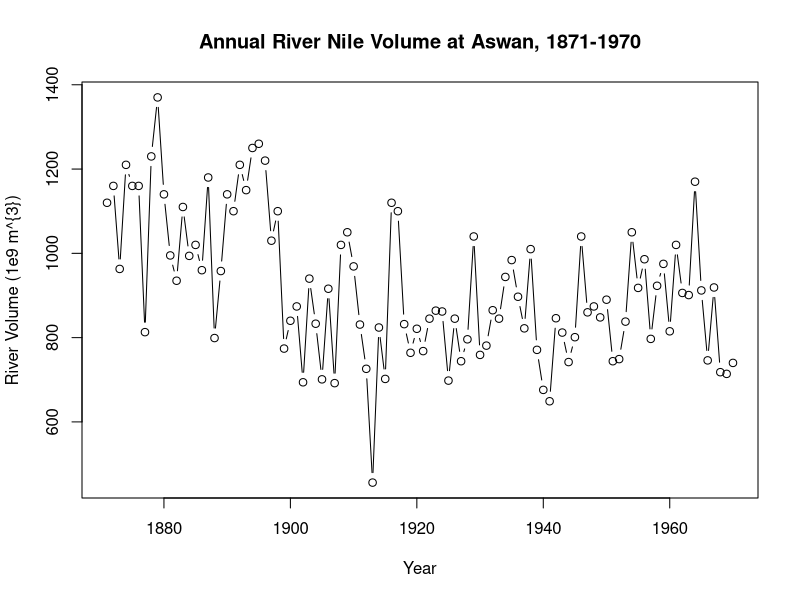
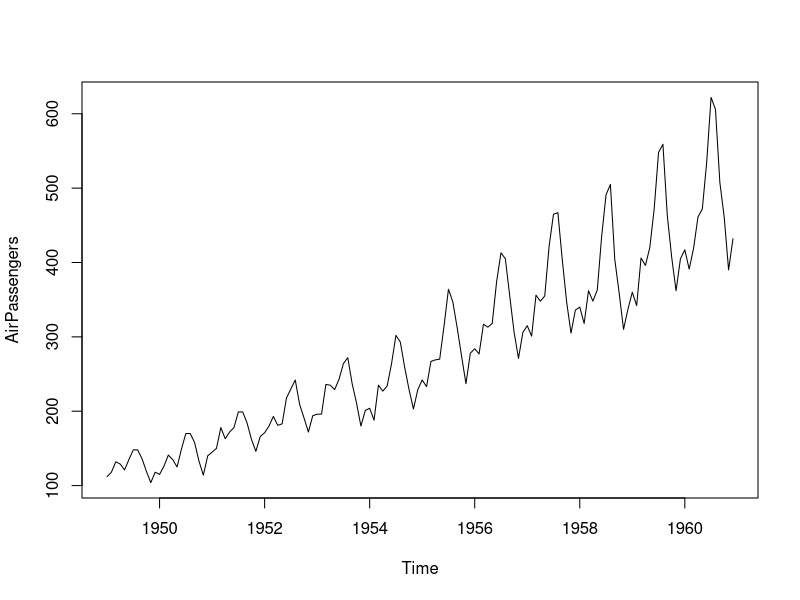
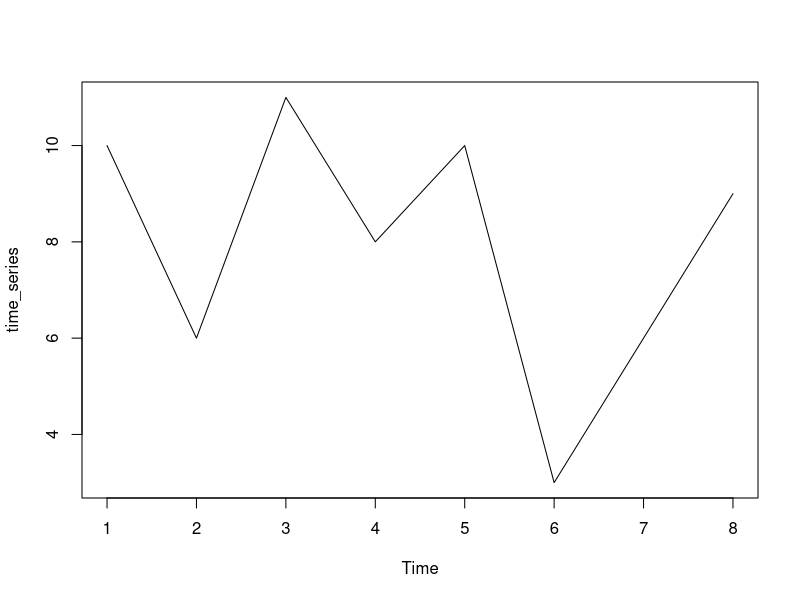
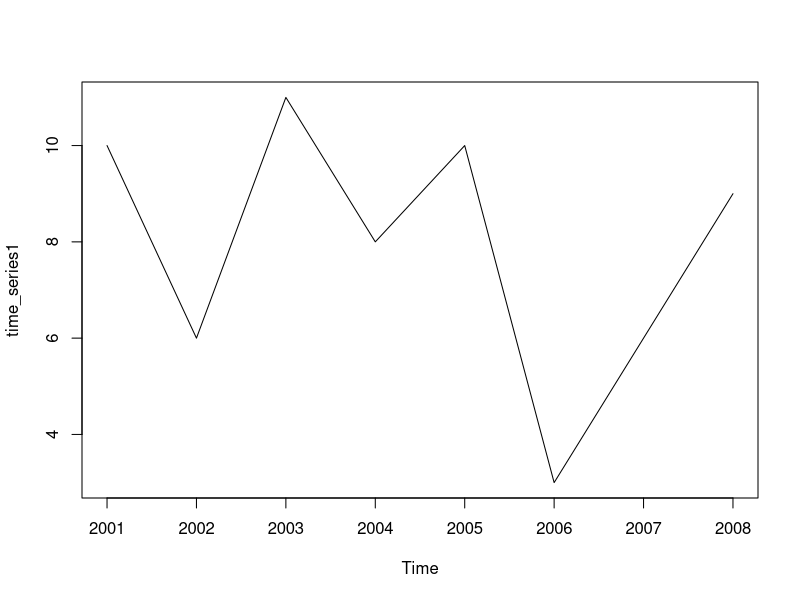
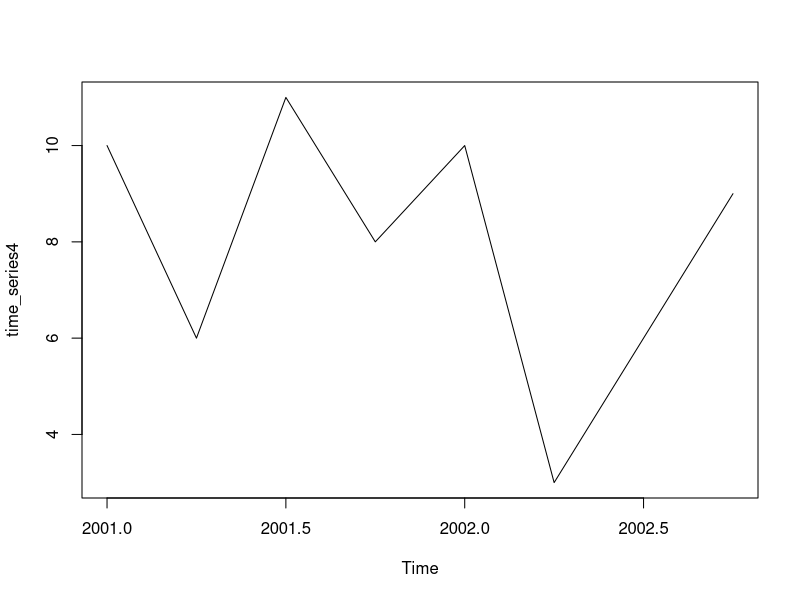
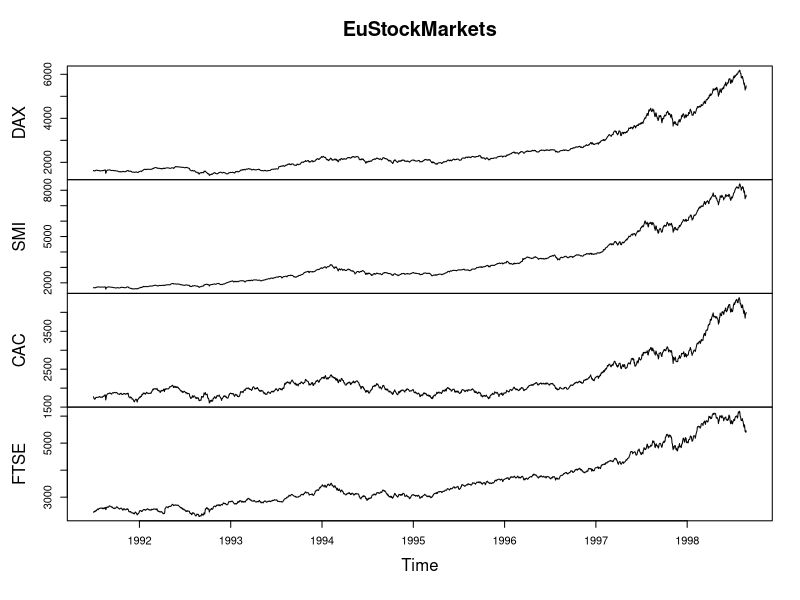
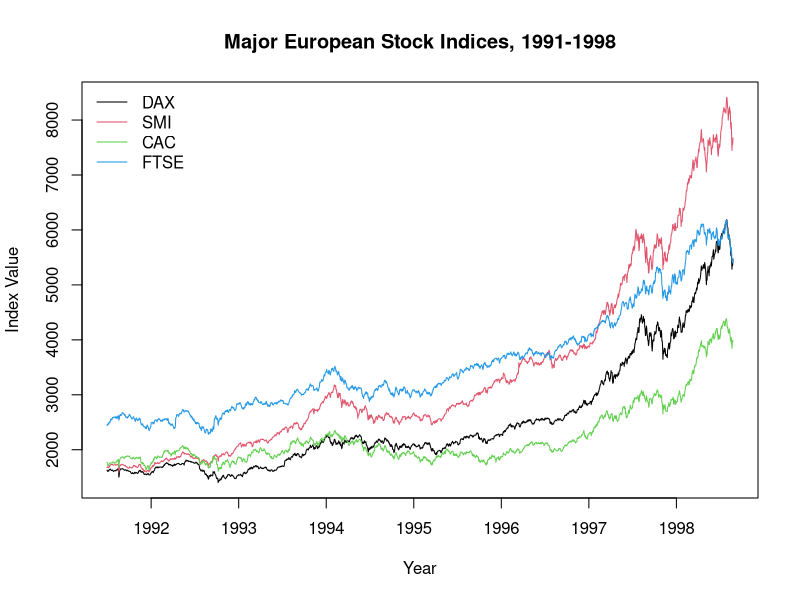

Source code (R) for these figures, in order:
data("Nile")
print(Nile)

# List the number of observations in the Nile dataset
length(Nile)

# Display the first 10 elements of the Nile dataset
head(Nile, 10)

# Display the last 12 elements of the Nile dataset
tail(Nile, 12)

# The start() and end() functions return the time index of the first and last 
# observations, respectively. The time() function calculates a vector of time 
# indices, with one element for each time index on which the series was observed.
# 
# The deltat() function returns the fixed time interval between observations and 
# the frequency() function returns the number of observations per unit time. 
# Finally, the cycle() function returns the position in the cycle of each observation.

# Gives info on the first observation value of the time series
start(Nile)

# Gives info on the last observation value of the time series
end(Nile)

# frequency info
frequency(Nile)

# delta
deltat(Nile)

# cycle
cycle(Nile)

# Plot the Nile data
plot(Nile, xlab = "Year", ylab = "River Volume (1e9 m^{3})",
     main = "Annual River Nile Volume at Aswan, 1871-1970", type ="b")


################################################################################

data("AirPassengers")

# Plot AirPassengers
plot(AirPassengers)

# The start() and end() functions return the time index of the first and last 
# observations, respectively. The time() function calculates a vector of time 
# indices, with one element for each time index on which the series was observed.
# 
# The deltat() function returns the fixed time interval between observations and 
# the frequency() function returns the number of observations per unit time. 
# Finally, the cycle() function returns the position in the cycle of each observation.

# View the start and end dates of AirPassengers
start(AirPassengers)
end(AirPassengers)

# Use time(), deltat(), frequency(), and cycle() with AirPassengers 
time(AirPassengers)
deltat(AirPassengers)
frequency(AirPassengers)
cycle(AirPassengers)

################################################################################

## Building ts() Objects
# Why create and use time series objects of the ts() class?
# Improved plotting
# Access to time index information
# Model estimation and forecasting

# Start with a vector of data
data_vector <- c(10, 6, 11, 8, 10, 3, 6, 9)

# Apply the ts() function
time_series <- ts(data_vector)
plot(time_series)

# Check whether data_vector and time_series are ts objects
is.ts(data_vector)
is.ts(time_series)

# Specify the start date and observation frequency = 1 observations/year
time_series1 <- ts(data_vector, start = 2001, frequency = 1)
print(time_series1)
plot(time_series1)

# Specify the start date and observation frequency = 4 observations/year
time_series4 <- ts(data_vector, start = 2001, frequency = 4)
print(time_series4)
plot(time_series4)
# As you can see, ts objects are treated differently by commands such as print() 
# and plot(). For example, automatic use of the time-index in your calls to plot() 
# requires a ts object

################################################################################

## Plotting a time series object

data(EuStockMarkets)
# This dataset contains daily closing prices of major European stock indices from 
# 1991-1998, specifically, from Germany (DAX), Switzerland (SMI), France (CAC), 
# and the UK (FTSE). The data were observed when the markets were open, so there 
# are no observations on weekends and holidays. We will proceed with the 
# approximation that this dataset has evenly spaced observations and is a four 
# dimensional time series.

# Check whether eu_stocks is a ts object
is.ts(EuStockMarkets)

# View the start, end, and frequency of eu_stocks
start(EuStockMarkets)
end(EuStockMarkets)
frequency(EuStockMarkets)

# Generate a simple plot of eu_stocks
plot(EuStockMarkets)

# Use ts.plot with eu_stocks
ts.plot(EuStockMarkets, col = 1:4, xlab = "Year", ylab = "Index Value", main = "Major European Stock Indices, 1991-1998")

# Add a legend to your ts.plot
legend("topleft", colnames(EuStockMarkets), lty = 1, col = 1:4, bty = "n")
